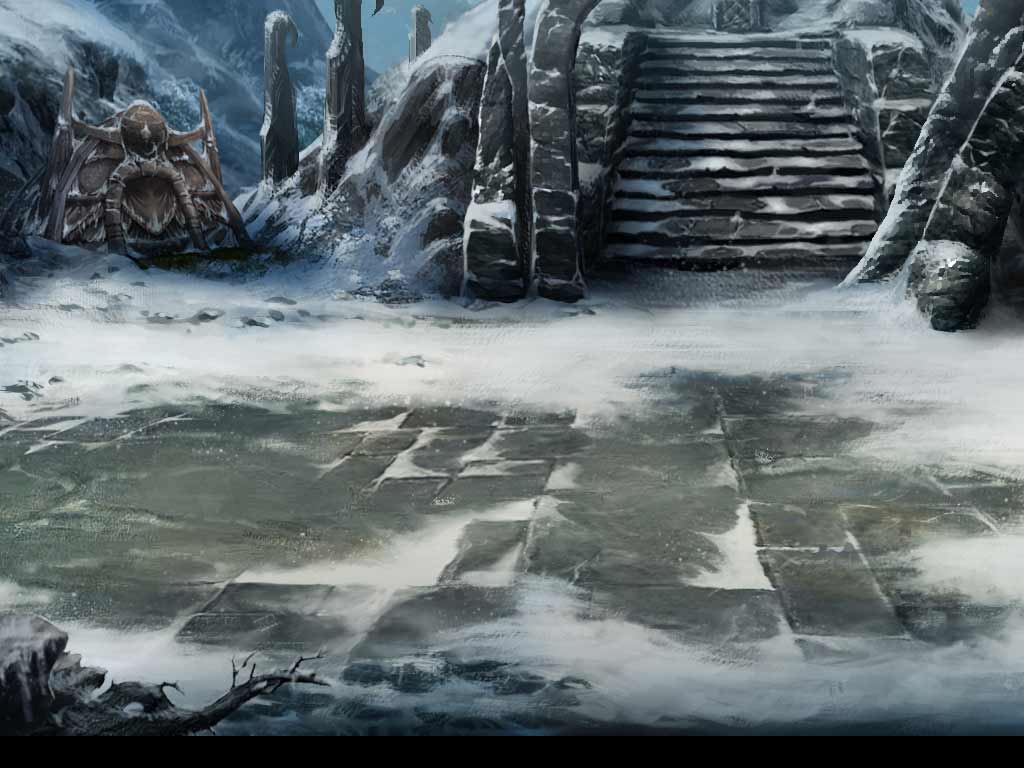

The image is a tile-based game level rendered from a .tmx file. Its description and source (layers, tilesets, objects; grid data summarised) follow:
An orthogonal 32x24 tile map with 32x32 px tiles, 1 tile layer (块层 1).

<map version="1.0" orientation="orthogonal" renderorder="right-down" width="32" height="24" tilewidth="32" tileheight="32">
 <tileset firstgid="1" name="2" tilewidth="32" tileheight="32">
  <image source="2.jpg" width="2000" height="768" />
 </tileset>
 <layer name="块层 1" width="32" height="24">
  <data>[768 cells, 736 non-empty, 736 distinct tile ids]</data>
 </layer>
</map>
